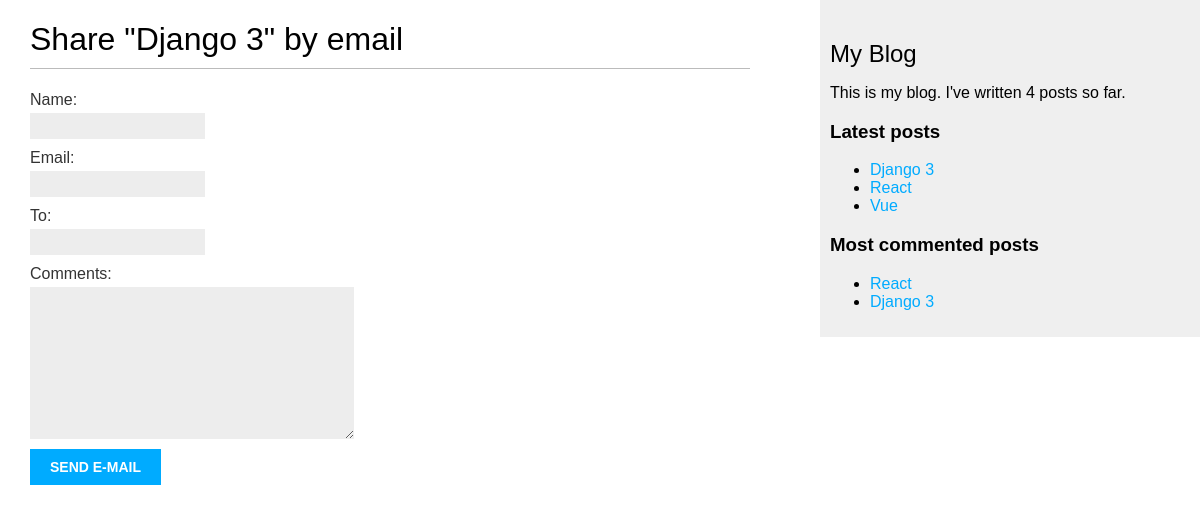
Before: /blog/2/share/ with the older database file.
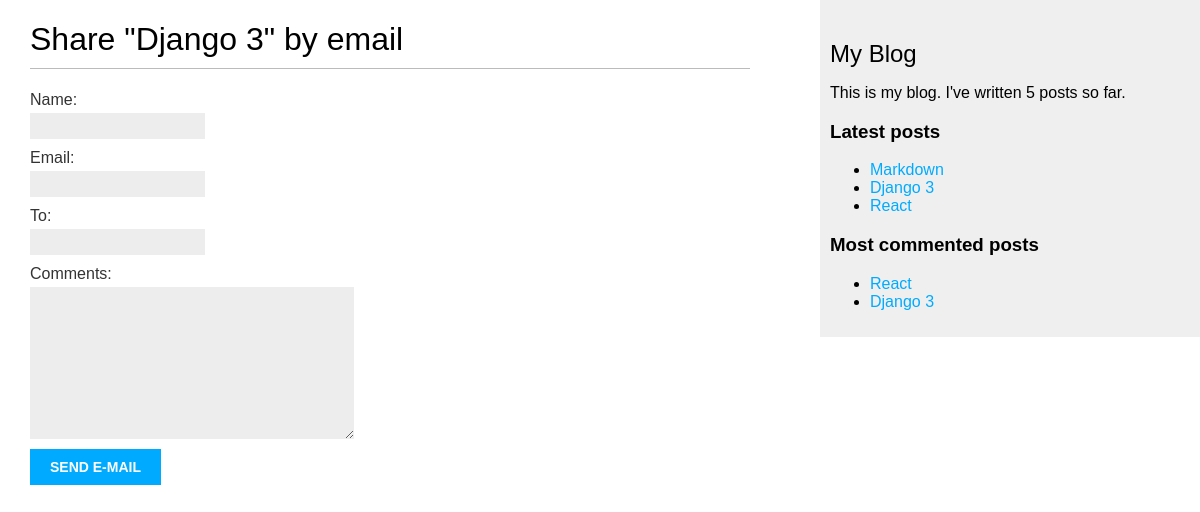
After: the same page with the newer database file.
### blog/models.py (models this page shows, shortened)
class Post(models.Model):
    objects = models.Manager()
    published = PublishedManager()
    STATUS_CHOICES = (
        ('draft', 'Draft'),
        ('published', 'Published'),
    )
    title = models.CharField(max_length=240)
    slug = models.SlugField(max_length=240, unique_for_date='publish')
    author = models.ForeignKey(User, on_delete=models.CASCADE,
                               related_name='blog_posts')
    body = models.TextField()
    publish = models.DateTimeField(default=timezone.now)
    created = models.DateTimeField(auto_now_add=True)
    updated = models.DateTimeField(auto_now=True)
    status = models.CharField(max_length=10, choices=STATUS_CHOICES,
                              default='draft')
    tags = TaggableManager()
    class Meta:
        ordering = ('-publish',)
    def get_absolute_url(self):
        return reverse('blog:post_detail', args=[self.publish.year,
                                                 self.publish.month, self.publish.day,
                                                 self.slug])

### blog/views.py (the view)
# urls.py: path('<int:post_id>/share/', post_share, name='post_share')
def post_share(request, post_id):
    sent = False
    post = get_object_or_404(Post, id=post_id, status='published')
    if request.method == 'POST':
        form = EmailPostForm(request.POST)
        if form.is_valid():
            data = form.cleaned_data
            post_url = request.build_absolute_uri(post.get_absolute_url())
            subject = f"{data['name']} recommends you read {post.title}"
            message = f"Read {post.title} at {post_url} \n\n" \
                      f" {data['name']}\'s comments: {data['comments']}"
            send_mail(subject, message, 'rogerortiz4@gmail.com', [data['to']])
            sent = True
    else:
        form = EmailPostForm()
    return render(request, 'blog/post/share.html',
                  {'post': post, 'form': form, 'sent': sent})

### blog/forms.py
class EmailPostForm(forms.Form):
    name = forms.CharField(max_length=100)
    email = forms.EmailField()
    to = forms.EmailField()
    comments = forms.CharField(required=False, widget=forms.Textarea)

### blog/models.py (called while the page is built)
    def get_queryset(self):
        return super(PublishedManager, self).get_queryset().filter(status='published')

### blog/templatetags/blog_tags.py (called while the page is built)
@register.simple_tag
def total_posts():
    return Post.published.count()

@register.inclusion_tag('blog/post/latest_posts.html')
def show_latest_posts(count=5):
    latest_posts = Post.published.order_by('-publish')[:count]
    return {'latest_posts': latest_posts}

@register.simple_tag
def get_most_commented_posts(count=5):
    return Post.published.annotate(total_comments=Count('comments'))\
        .order_by('-total_comments')[:count]

### blog/templates/blog/post/share.html (shortened to what this page needs)
{% extends "blog/base.html" %}
{% block content %}
    {% if sent %}
        <h1>E-mail successfully sent</h1>
        <p>
            "{{ post.title }}" was successfully sent to {{ form.cleaned_data.to }}.
        </p>
    {% else %}
        <h1>Share "{{ post.title }}" by email</h1>
        <form method="post">
            {{ form.as_p }}
            <input type="submit" value="Send e-mail">
        </form>
    {% endif %}
{% endblock %}

### blog/templates/blog/base.html (shortened to what this page needs)
{% load blog_tags %}
{% load static %}
<!DOCTYPE html>
<html lang="en">
<head>
    <link href="{% static "css/blog.css" %}", rel="stylesheet">
</head>
<body>
    <div id="content">
        {% block content %} {% endblock %}
    </div>
    <div id="sidebar">
        <h2>My Blog</h2>
        <p>This is my blog. I've written {% total_posts %} posts so far.</p>
        <h3>Latest posts</h3>
        {% show_latest_posts 3 %}
        <h3>Most commented posts</h3>
        {% get_most_commented_posts 2  as most_commeted_posts %}
        <ul>
            {% for post in most_commeted_posts %}
                <li><a href="{{ post.get_absolute_url }}">{{ post.title }}</a> </li>
            {% endfor %}
        </ul>
    </div>
</body>
</html>

### blog/templates/blog/post/latest_posts.html
<ul>
    {% for post in latest_posts %}
        <li>
            <a href="{{ post.get_absolute_url }}">{{ post.title }}</a>
        </li>
    {% endfor %}
</ul>

Changed rows visible on the page:
no longer on this page (row unchanged): Post: title "Vue", shown under "Latest posts"
added Post: title "Markdown", shown under "Latest posts"
Other visible differences:
text no longer shown: "4"
text now shown: "5"
